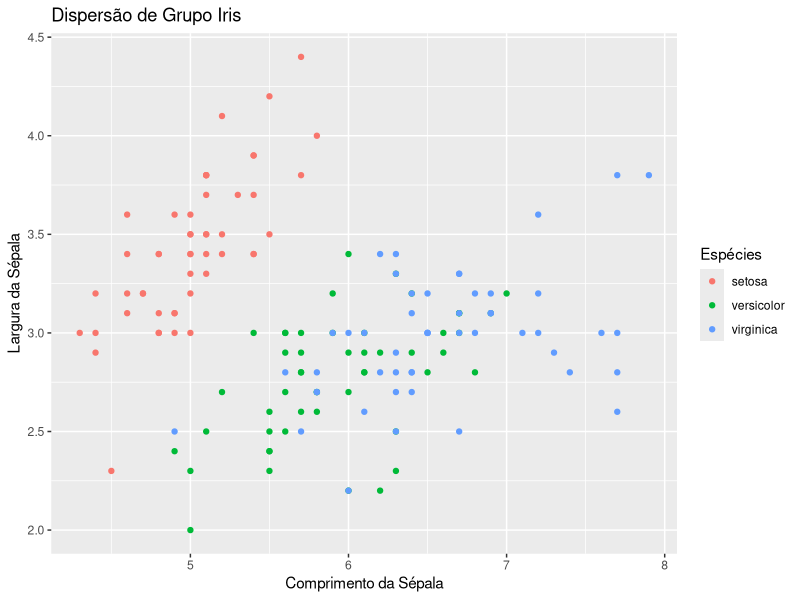

R code for this plot:
## ---- chunk 1
library(dplyr)
library(rstatix)
## ---- chunk 2
data("iris")
glimpse(iris)
## ---- chunk 3
head(iris, 10)
## ---- chunk 4
library(knitr)
kable(head(iris, 10))
## ---- chunk 5
library(rmarkdown)
paged_table(iris)
## ---- chunk 6
data("iris")
nrow(iris)
## ---- chunk 7
##Opção 1
nrow(iris[which(iris$Species=="setosa"),])

##Opção 2
length(which(iris$Species=="setosa"))
## ---- chunk 8
library(kableExtra)
kable(head(iris,10)) %>%
  kable_styling(full_width = F, bootstrap_options = c("striped"))
## ---- chunk 9
kable(head(iris,10)) %>%
  kable_styling(full_width = F, bootstrap_options = c("striped", "hover"))
## ---- chunk 10
kable(head(iris,10)) %>%
  kable_styling(full_width = F, bootstrap_options = c("striped", "hover", "condensed"))
## ---- chunk 11
kable(head(iris,10)) %>%
  kable_styling(full_width = F, bootstrap_options = c("striped", "hover", "condensed", "responsive"))
## ---- chunk 12
library(dplyr)
library(knitr)
library(kableExtra)

resumo <- iris %>%
  group_by(Species) %>%
  summarize("Comprimento Médio da Sépala" = mean(Sepal.Length), 
            "Comprimento do Desvio Padrão da Sépala" = sd(Sepal.Length),
            "Largura Média da Sépala" = mean(Sepal.Width),
            "Largura do Desvio Padrão da Sépala" = sd(Sepal.Width))

resumo_tabela <- head(resumo, n = 10) %>%
  kable(caption = "Dados Iris", 
        align = "c", format.args = list(digits = 2)) %>%
  kable_styling(full_width = F, bootstrap_options = c("striped", "hover", "condensed", "responsive"))

resumo_tabela
#lembrrete pra mim: lembrar de aprender a fazer esse tipo de tabela e gráfico direito pq é mt difícil kkkkk
## ---- chunk 13
library(ggplot2)

ggplot(iris, aes(x = Sepal.Length, y = Sepal.Width, color = Species)) +
  geom_point() +
  labs(title = "Dispersão de Grupo Iris",
       x = "Comprimento da Sépala", y = "Largura da Sépala",
       color = "Espécies")

## ---- chunk 14
# output:
#   html_document:  
#     toc: yes
#     toc_float:
#       collapsed: yes
#       smooth_scroll: no  
## ---- chunk 15
# <link rel="shortcut icon" href="https://i.imgur.com/ccVrjxG.png">
# 
# <div>
#   <img style="position:absolute; top:10px; right:50px; padding:10px;"
#   src="https://i.imgur.com/ccVrjxG.png" width="110" height="110" />
# </div>

## ---- chunk 16
# includes:
#       in_header: "fever_icon.html"
## ---- chunk 17
#  <link rel="shortcut icon" href="https://i.imgur.com/SWWUQpP.png">
# 
# <div>
# 
#   <img style="position:relative; top:20px; left:50%; padding:10px;"
#    src="https://i.imgur.com/SWWUQpP.png" width="510" height="150" />
# 
# </div>
     
## ---- chunk 18
# title: | 
#   ![](https://i.imgur.com/SWWUQpP.png){width=500px style="display: block; margin:0 auto;"}
## ---- chunk 19
# <link rel="shortcut icon" href="https://i.imgur.com/ZXZIkuE.png">
